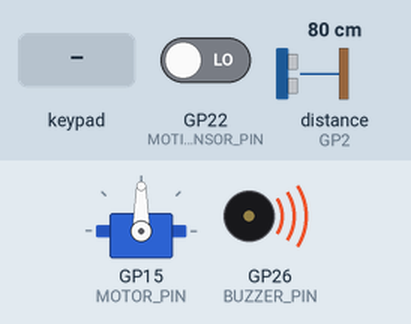
Simulated run of this sketch. Board: Raspberry Pi Pico W. Parts: servo, buzzer (waves = sounding, pin HIGH). Wiring (from diagram.json): ultrasonic range finder: trigger GP3; echo GP2. The test bench sets the inputs (shaded band); at power-on: GP22 (MOTION_SENSOR_PIN) LOW, distance to the obstacle (sensor on GP2) 80 cm. The echo pulse lasts 58.3 µs per cm; pins used as bus, display or sensor lines are not drawn.

Above: at 1.2 s.
1.3 s: keypad keys 1 A 2 B 3 C 4 D # pressed 0.4 s apart
At 5.8 s:
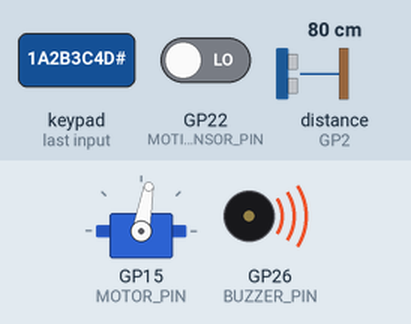
6.4 s: keypad keys 1 A 2 B 3 C 4 D # pressed 0.4 s apart
At 10.8 s:
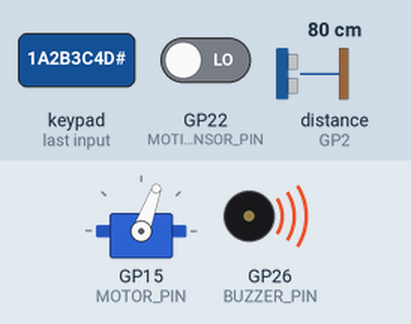
Timing chart, 0 to 12.3 s (numbered marks = the images above; inputs shaded):
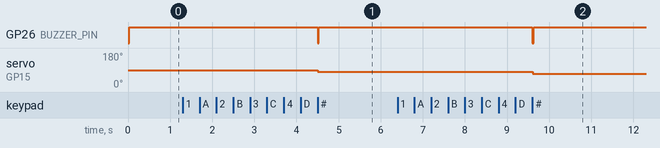

Measured:
- after the input at 1.3 s, GP26 (BUZZER_PIN): HIGH → LOW after 3.2 s, → HIGH 0.03 s later; servo on GP15 (MOTOR_PIN): 90° → 80° after 3.2 s
- after the input at 6.4 s, GP26 (BUZZER_PIN): HIGH → LOW after 3.2 s, → HIGH 0.03 s later; servo on GP15 (MOTOR_PIN): 80° → 70° after 3.2 s

The sketch:

sketch.ino
```cpp
#include <Servo.h>
#include <Keypad.h>

#define MOTION_SENSOR_PIN 22
#define MOTOR_PIN 15
#define TRIG_PIN 3
#define ECHO_PIN 2
#define BUZZER_PIN 26

#define ROTATION_LEFT 90
#define ROTATION_RIGHT 90
#define DISTANCE 100 // if distance lower than this the alarm will start
#define MOTOR_DELAY 20 // milliseconds
#define MOTOR_STEP 10
#define TIME_BETWEEN_SCANS 1000

Servo servo;
int position = ROTATION_LEFT;

const byte ROWS = 4;
const byte COLS = 4;
char keys[ROWS][COLS] = {
  {'1','2','3','A'},
  {'4','5','6','B'},
  {'7','8','9','C'},
  {'*','0','#','D'}
};

byte rowPins[ROWS] = {6, 7, 8, 9};
byte colPins[COLS] = {21, 20, 19, 18};

Keypad keypad = Keypad( makeKeymap(keys), rowPins, colPins, ROWS, COLS );

String inputPIN;
const String correctPIN = "1A2B3C4D"; // very secure PIN btw
bool alarmActive = false;

void checkPIRSensor(){
  bool motionDetected = digitalRead(MOTION_SENSOR_PIN);
  Serial1.print("Motion detected? ");
  Serial1.println(motionDetected);
  if(motionDetected){
    Serial1.println("Alarm!");
    alarmActive = true;
  }
}

void checkDistanceSensor(){
  long duration;
  int distance;

  digitalWrite(TRIG_PIN, LOW);
  delayMicroseconds(2);

  digitalWrite(TRIG_PIN, HIGH);
  delayMicroseconds(10);
  digitalWrite(TRIG_PIN, LOW);

  duration = pulseIn(ECHO_PIN, HIGH);

  distance = duration * 0.034 / 2; // speed of sound wave divided by 2 (go and back)

  Serial1.print("Distance: ");
  Serial1.println(distance);

  if (distance < DISTANCE) {
    Serial1.println("Alarm!");
    alarmActive = true;
  }
}

void triggerAlarm(){
  while(alarmActive){
    digitalWrite(BUZZER_PIN, HIGH);
    char key = keypad.getKey();
    if (key){
      Serial1.println(key);
      if (key == '#') {
        if (inputPIN == correctPIN) {
          alarmActive = false;
          inputPIN = "";
          Serial1.println("Alarm deactivated.");
        } else {
          inputPIN = "";
          Serial1.println("Incorrect PIN. Try again.");
        }
      } else {
        inputPIN += key;
      }
    }
  }
  digitalWrite(BUZZER_PIN, LOW);
}

void setup() {
  Serial1.begin(115200);
  Serial1.println("Hello, Raspberry Pi Pico W!");

  pinMode(MOTION_SENSOR_PIN, INPUT);
  pinMode(TRIG_PIN, OUTPUT);
  pinMode(ECHO_PIN, INPUT);
  pinMode(BUZZER_PIN, OUTPUT);

  servo.attach(MOTOR_PIN);
}

void loop() {
  for(position = ROTATION_LEFT; position >= 0; position -= MOTOR_STEP){
    checkDistanceSensor();
    checkPIRSensor();
    servo.write(position);
    delay(MOTOR_DELAY);
     if (alarmActive) {
      triggerAlarm();
    }
  }
  for(position = 0; position <= ROTATION_LEFT + ROTATION_RIGHT; position += MOTOR_STEP){
    checkDistanceSensor();
    checkPIRSensor();
    servo.write(position);
    delay(MOTOR_DELAY);
     if (alarmActive) {
      triggerAlarm();
    }
  }
  for(position = ROTATION_LEFT + ROTATION_RIGHT; position >= ROTATION_LEFT; position -= MOTOR_STEP){
    checkDistanceSensor();
    checkPIRSensor();
    servo.write(position);
    delay(MOTOR_DELAY);
     if (alarmActive) {
      triggerAlarm();
    }
  }
  delay(TIME_BETWEEN_SCANS);
}
```
